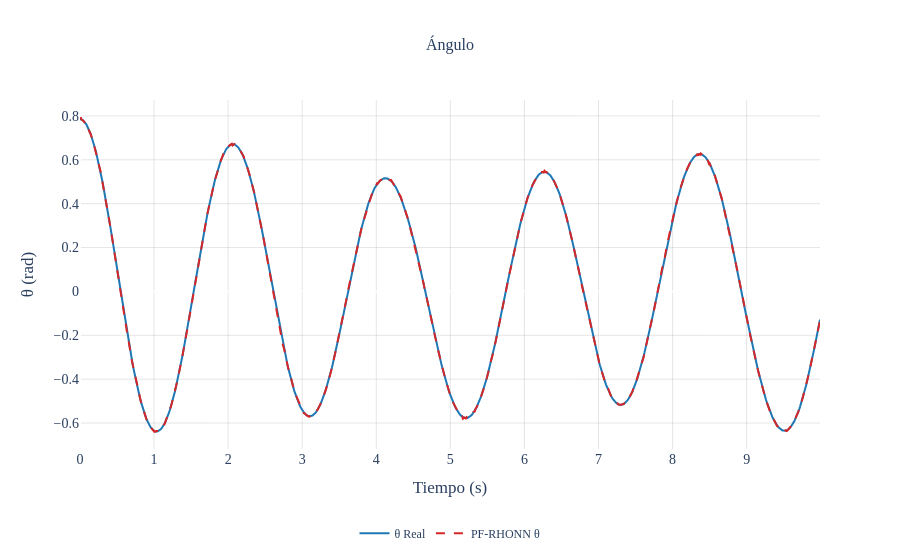
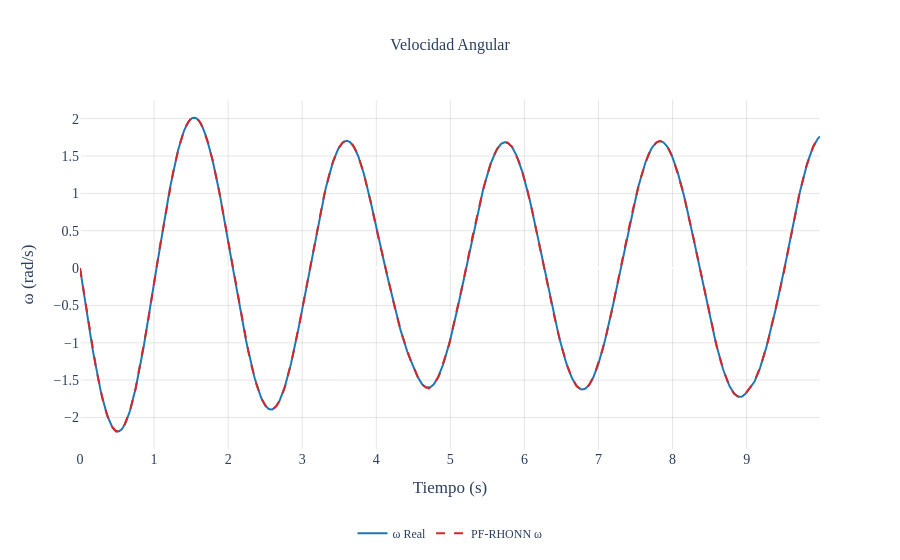

Here is the notebook cell these charts were saved with, in order:
### Code cell
# ============================================================
# 7) STATE TRAJECTORY PLOTS (SEPARATE FIGURES)
# ============================================================

# Thesis-style configuration
thesis_config = {
    'font_family': 'Computer Modern',
    'font_size': 14,
    'title_size': 16,
    'gridcolor': 'rgba(128,128,128,0.2)',
    'plot_bgcolor': 'white',
    'paper_bgcolor': 'white'
}

# θ trajectory figure
fig_theta = go.Figure()
fig_theta.add_trace(go.Scatter(
    x=t, y=x_true[:, 0],
    mode='lines',
    name='θ Real',
    line=dict(color='#1f77b4', width=2)
))
fig_theta.add_trace(go.Scatter(
    x=t, y=x_est_pf[:, 0],
    mode='lines',
    name='PF-RHONN θ',
    line=dict(color='#d62728', width=2, dash='dash')
))
fig_theta.update_layout(
    title=dict(
        text='Ángulo',
        x=0.5,
        xanchor='center',
        font=dict(size=thesis_config['title_size'], family=thesis_config['font_family'])
    ),
    xaxis=dict(title='Tiempo (s)', gridcolor=thesis_config['gridcolor'], showgrid=True),
    yaxis=dict(title='θ (rad)', gridcolor=thesis_config['gridcolor'], showgrid=True),
    font=dict(size=thesis_config['font_size'], family=thesis_config['font_family']),
    plot_bgcolor=thesis_config['plot_bgcolor'],
    paper_bgcolor=thesis_config['paper_bgcolor'],
    hovermode='x unified',
    legend=dict(orientation='h', yanchor='top', y=-0.2, xanchor='center', x=0.5, font=dict(size=12))
)
fig_theta.show()

# ω trajectory figure
fig_omega = go.Figure()
fig_omega.add_trace(go.Scatter(
    x=t, y=x_true[:, 1],
    mode='lines',
    name='ω Real',
    line=dict(color='#1f77b4', width=2)
))
fig_omega.add_trace(go.Scatter(
    x=t, y=x_est_pf[:, 1],
    mode='lines',
    name='PF-RHONN ω',
    line=dict(color='#d62728', width=2, dash='dash')
))
fig_omega.update_layout(
    title=dict(
        text='Velocidad Angular',
        x=0.5,
        xanchor='center',
        font=dict(size=thesis_config['title_size'], family=thesis_config['font_family'])
    ),
    xaxis=dict(title='Tiempo (s)', gridcolor=thesis_config['gridcolor'], showgrid=True),
    yaxis=dict(title='ω (rad/s)', gridcolor=thesis_config['gridcolor'], showgrid=True),
    font=dict(size=thesis_config['font_size'], family=thesis_config['font_family']),
    plot_bgcolor=thesis_config['plot_bgcolor'],
    paper_bgcolor=thesis_config['paper_bgcolor'],
    hovermode='x unified',
    legend=dict(orientation='h', yanchor='top', y=-0.2, xanchor='center', x=0.5, font=dict(size=12))
)
fig_omega.show()

print(f"\n✓ Separate state trajectory plots generated")

### Figure 1 — Plotly figure (JSON) as saved in the notebook; plotly's stock layout.template omitted (floating-point values rounded to 4 significant figures; data arrays with more than 128 entries replaced by an {"elided": "..."} marker saying what was removed)
{"data": [{"line": {"color": "#1f77b4", "width": 2}, "mode": "lines", "name": "θ Real", "type": "scatter", "x": {"elided": "1000 float values"}, "y": {"elided": "1000 float values"}}, {"line": {"color": "#d62728", "dash": "dash", "width": 2}, "mode": "lines", "name": "PF-RHONN θ", "type": "scatter", "x": {"elided": "1000 float values"}, "y": {"elided": "1000 float values"}}], "layout": {"font": {"family": "Computer Modern", "size": 14}, "hovermode": "x unified", "legend": {"font": {"size": 12}, "orientation": "h", "x": 0.5, "xanchor": "center", "y": -0.2, "yanchor": "top"}, "paper_bgcolor": "white", "plot_bgcolor": "white", "title": {"font": {"family": "Computer Modern", "size": 16}, "text": "Ángulo", "x": 0.5, "xanchor": "center"}, "xaxis": {"gridcolor": "rgba(128,128,128,0.2)", "showgrid": true, "title": {"text": "Tiempo (s)"}}, "yaxis": {"gridcolor": "rgba(128,128,128,0.2)", "showgrid": true, "title": {"text": "θ (rad)"}}}}

### Figure 2 — Plotly figure (JSON) as saved in the notebook; plotly's stock layout.template omitted (floating-point values rounded to 4 significant figures; data arrays with more than 128 entries replaced by an {"elided": "..."} marker saying what was removed)
{"data": [{"line": {"color": "#1f77b4", "width": 2}, "mode": "lines", "name": "ω Real", "type": "scatter", "x": {"elided": "1000 float values"}, "y": {"elided": "1000 float values"}}, {"line": {"color": "#d62728", "dash": "dash", "width": 2}, "mode": "lines", "name": "PF-RHONN ω", "type": "scatter", "x": {"elided": "1000 float values"}, "y": {"elided": "1000 float values"}}], "layout": {"font": {"family": "Computer Modern", "size": 14}, "hovermode": "x unified", "legend": {"font": {"size": 12}, "orientation": "h", "x": 0.5, "xanchor": "center", "y": -0.2, "yanchor": "top"}, "paper_bgcolor": "white", "plot_bgcolor": "white", "title": {"font": {"family": "Computer Modern", "size": 16}, "text": "Velocidad Angular", "x": 0.5, "xanchor": "center"}, "xaxis": {"gridcolor": "rgba(128,128,128,0.2)", "showgrid": true, "title": {"text": "Tiempo (s)"}}, "yaxis": {"gridcolor": "rgba(128,128,128,0.2)", "showgrid": true, "title": {"text": "ω (rad/s)"}}}}
